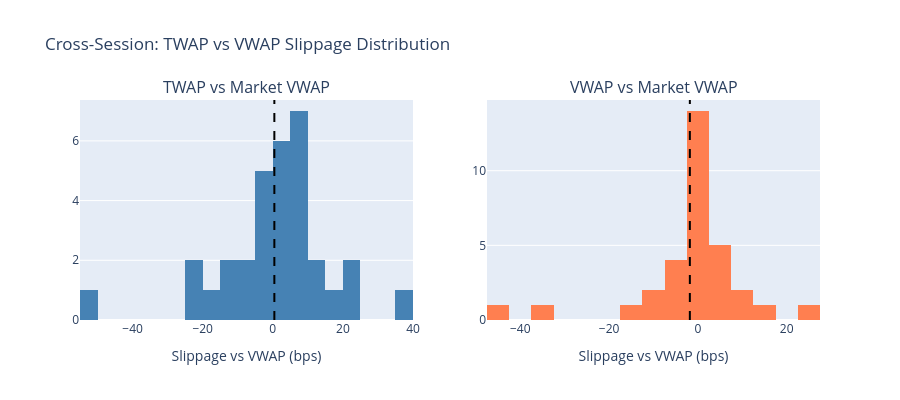

This figure's notebook cell:
### Markdown cell above
#### Distribution Mean Markers

### Code cell
# Add mean lines
twap_mean = mc_results["twap_vs_market_bps"].mean()
vwap_mean = mc_results["vwap_vs_market_bps"].mean()

fig.add_vline(x=twap_mean, line_dash="dash", line_color="black", row=1, col=1)
fig.add_vline(x=vwap_mean, line_dash="dash", line_color="black", row=1, col=2)

fig.update_xaxes(title_text="Slippage vs VWAP (bps)", row=1, col=1)
fig.update_xaxes(title_text="Slippage vs VWAP (bps)", row=1, col=2)
fig.update_layout(
    title="Cross-Session: TWAP vs VWAP Slippage Distribution",
    height=400,
    showlegend=False,
)
fig.show()

### Figure 1 — Plotly figure (JSON) as saved in the notebook; plotly's stock layout.template omitted (floating-point values rounded to 4 significant figures)
{"data": [{"marker": {"color": "steelblue"}, "name": "TWAP", "nbinsx": 30, "type": "histogram", "x": [9.185, 14.37, -21.8, 20.66, 5.788, -6.71, 2.436, -9.848, 9.231, 1.892, 22.65, 35.27, -15.68, -4.075, 6.4, 13.74, 0.3829, -3.51, -11.56, -20.75, -53.22, -14.69, 17.87, 8.056, -3.485, 1.599, 1.638, 8.424, 0.641, -4.762, 6.219, -2.085], "xaxis": "x", "yaxis": "y"}, {"marker": {"color": "coral"}, "name": "VWAP", "nbinsx": 30, "type": "histogram", "x": [-2.443, -7.277, -45.03, -0.2167, -9.287, 3.941, 0.9654, 7.219, 0.249, -17.02, -2.023, 12.0, 13.05, -6.462, -0.5805, -2.955, 1.953, -8.227, -2.669, 4.582, -33.8, 23.25, 8.716, 1.943, -0.509, -1.834, 0.4412, -1.824, -1.724, 1.329, 2.637, 3.622], "xaxis": "x2", "yaxis": "y2"}], "layout": {"annotations": [{"font": {"size": 16}, "showarrow": false, "text": "TWAP vs Market VWAP", "x": 0.225, "xanchor": "center", "xref": "paper", "y": 1.0, "yanchor": "bottom", "yref": "paper"}, {"font": {"size": 16}, "showarrow": false, "text": "VWAP vs Market VWAP", "x": 0.775, "xanchor": "center", "xref": "paper", "y": 1.0, "yanchor": "bottom", "yref": "paper"}], "height": 400, "shapes": [{"line": {"color": "black", "dash": "dash"}, "type": "line", "x0": 0.4464, "x1": 0.4464, "xref": "x", "y0": 0, "y1": 1, "yref": "y domain"}, {"line": {"color": "black", "dash": "dash"}, "type": "line", "x0": -1.812, "x1": -1.812, "xref": "x2", "y0": 0, "y1": 1, "yref": "y2 domain"}], "showlegend": false, "title": {"text": "Cross-Session: TWAP vs VWAP Slippage Distribution"}, "xaxis": {"anchor": "y", "domain": [0.0, 0.45], "title": {"text": "Slippage vs VWAP (bps)"}}, "xaxis2": {"anchor": "y2", "domain": [0.55, 1.0], "title": {"text": "Slippage vs VWAP (bps)"}}, "yaxis": {"anchor": "x", "domain": [0.0, 1.0]}, "yaxis2": {"anchor": "x2", "domain": [0.0, 1.0]}}}
